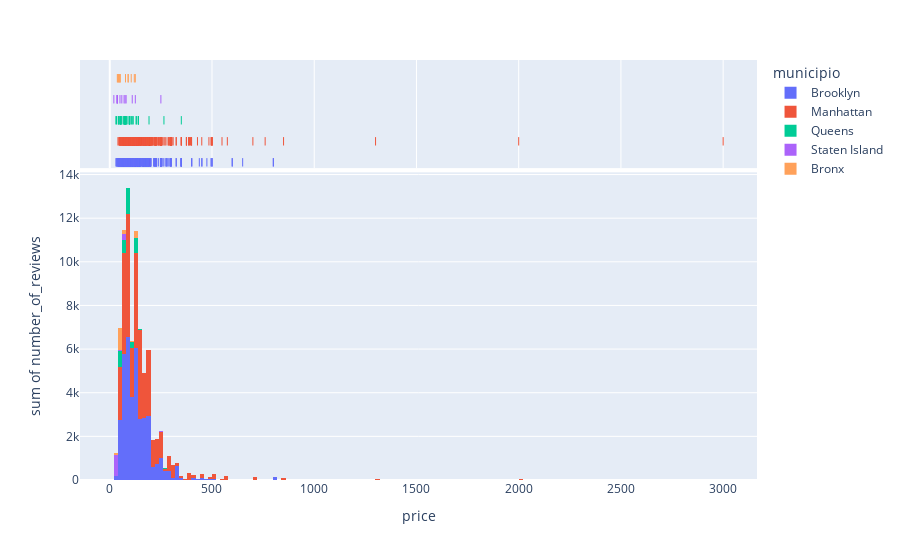

Notebook cell for this chart:
### Code cell
# Airbnb - marginal & y

px.histogram(data_frame = df_airbnb.iloc[:1000, :],
             x          = "price",
             y          = "number_of_reviews", 
             hover_data = ["municipio"],
             color      = "municipio",
             nbins      = 200,
             marginal   = "rug")

### Figure 1 — Plotly figure (JSON) as saved in the notebook; plotly's stock layout.template omitted (floating-point values rounded to 4 significant figures; data arrays with more than 128 entries replaced by an {"elided": "..."} marker saying what was removed)
{"data": [{"alignmentgroup": "True", "bingroup": "x", "histfunc": "sum", "hovertemplate": "municipio=Brooklyn<br>price=%{x}<br>sum of number_of_reviews=%{y}<extra></extra>", "legendgroup": "Brooklyn", "marker": {"color": "#636efa", "pattern": {"shape": ""}}, "name": "Brooklyn", "nbinsx": 200, "offsetgroup": "Brooklyn", "orientation": "v", "showlegend": true, "type": "histogram", "x": {"elided": "470 int values"}, "xaxis": "x", "y": {"elided": "470 int values"}, "yaxis": "y"}, {"alignmentgroup": "True", "boxpoints": "all", "customdata": {"elided": "470x1 str values"}, "fillcolor": "rgba(255,255,255,0)", "hoveron": "points", "hovertemplate": "municipio=%{customdata[0]}<br>price=%{x}<extra></extra>", "jitter": 0, "legendgroup": "Brooklyn", "line": {"color": "rgba(255,255,255,0)"}, "marker": {"color": "#636efa", "symbol": "line-ns-open"}, "name": "Brooklyn", "offsetgroup": "Brooklyn", "showlegend": false, "type": "box", "x": {"elided": "470 int values"}, "xaxis": "x2", "yaxis": "y2"}, {"alignmentgroup": "True", "bingroup": "x", "histfunc": "sum", "hovertemplate": "municipio=Manhattan<br>price=%{x}<br>sum of number_of_reviews=%{y}<extra></extra>", "legendgroup": "Manhattan", "marker": {"color": "#EF553B", "pattern": {"shape": ""}}, "name": "Manhattan", "nbinsx": 200, "offsetgroup": "Manhattan", "orientation": "v", "showlegend": true, "type": "histogram", "x": {"elided": "457 int values"}, "xaxis": "x", "y": {"elided": "457 int values"}, "yaxis": "y"}, {"alignmentgroup": "True", "boxpoints": "all", "customdata": {"elided": "457x1 str values"}, "fillcolor": "rgba(255,255,255,0)", "hoveron": "points", "hovertemplate": "municipio=%{customdata[0]}<br>price=%{x}<extra></extra>", "jitter": 0, "legendgroup": "Manhattan", "line": {"color": "rgba(255,255,255,0)"}, "marker": {"color": "#EF553B", "symbol": "line-ns-open"}, "name": "Manhattan", "offsetgroup": "Manhattan", "showlegend": false, "type": "box", "x": {"elided": "457 int values"}, "xaxis": "x2", "yaxis": "y2"}, {"alignmentgroup": "True", "bingroup": "x", "histfunc": "sum", "hovertemplate": "municipio=Queens<br>price=%{x}<br>sum of number_of_reviews=%{y}<extra></extra>", "legendgroup": "Queens", "marker": {"color": "#00cc96", "pattern": {"shape": ""}}, "name": "Queens", "nbinsx": 200, "offsetgroup": "Queens", "orientation": "v", "showlegend": true, "type": "histogram", "x": [130, 70, 140, 79, 350, 55, 98, 140, 265, 140, 140, 99, 115, 80, 50, 70, 110, 97, 129, 42, 42, 33, 107, 95, 75, 50, 95, 55, 75, 75, 79, 54, 80, 75, 73, 55, 96, 85, 30, 65, 70, 192, 55, 52, 75, 45, 75], "xaxis": "x", "y": [248, 25, 1, 28, 10, 52, 33, 6, 38, 17, 1, 441, 198, 42, 43, 13, 30, 28, 414, 53, 41, 31, 21, 24, 160, 258, 24, 19, 65, 49, 60, 56, 81, 20, 95, 38, 244, 270, 3, 5, 1, 7, 63, 98, 59, 8, 16], "yaxis": "y"}, {"alignmentgroup": "True", "boxpoints": "all", "customdata": [["Queens"], ["Queens"], ["Queens"], ["Queens"], ["Queens"], ["Queens"], ["Queens"], ["Queens"], ["Queens"], ["Queens"], ["Queens"], ["Queens"], ["Queens"], ["Queens"], ["Queens"], ["Queens"], ["Queens"], ["Queens"], ["Queens"], ["Queens"], ["Queens"], ["Queens"], ["Queens"], ["Queens"], ["Queens"], ["Queens"], ["Queens"], ["Queens"], ["Queens"], ["Queens"], ["Queens"], ["Queens"], ["Queens"], ["Queens"], ["Queens"], ["Queens"], ["Queens"], ["Queens"], ["Queens"], ["Queens"], ["Queens"], ["Queens"], ["Queens"], ["Queens"], ["Queens"], ["Queens"], ["Queens"]], "fillcolor": "rgba(255,255,255,0)", "hoveron": "points", "hovertemplate": "municipio=%{customdata[0]}<br>price=%{x}<extra></extra>", "jitter": 0, "legendgroup": "Queens", "line": {"color": "rgba(255,255,255,0)"}, "marker": {"color": "#00cc96", "symbol": "line-ns-open"}, "name": "Queens", "offsetgroup": "Queens", "showlegend": false, "type": "box", "x": [130, 70, 140, 79, 350, 55, 98, 140, 265, 140, 140, 99, 115, 80, 50, 70, 110, 97, 129, 42, 42, 33, 107, 95, 75, 50, 95, 55, 75, 75, 79, 54, 80, 75, 73, 55, 96, 85, 30, 65, 70, 192, 55, 52, 75, 45, 75], "xaxis": "x2", "yaxis": "y2"}, {"alignmentgroup": "True", "bingroup": "x", "histfunc": "sum", "hovertemplate": "municipio=Staten Island<br>price=%{x}<br>sum of number_of_reviews=%{y}<extra></extra>", "legendgroup": "Staten Island", "marker": {"color": "#ab63fa", "pattern": {"shape": ""}}, "name": "Staten Island", "nbinsx": 200, "offsetgroup": "Staten Island", "orientation": "v", "showlegend": true, "type": "histogram", "x": [70, 36, 37, 37, 36, 80, 75, 250, 50, 125, 59, 20, 110], "xaxis": "x", "y": [166, 193, 147, 177, 333, 2, 76, 21, 0, 8, 50, 80, 6], "yaxis": "y"}, {"alignmentgroup": "True", "boxpoints": "all", "customdata": [["Staten Island"], ["Staten Island"], ["Staten Island"], ["Staten Island"], ["Staten Island"], ["Staten Island"], ["Staten Island"], ["Staten Island"], ["Staten Island"], ["Staten Island"], ["Staten Island"], ["Staten Island"], ["Staten Island"]], "fillcolor": "rgba(255,255,255,0)", "hoveron": "points", "hovertemplate": "municipio=%{customdata[0]}<br>price=%{x}<extra></extra>", "jitter": 0, "legendgroup": "Staten Island", "line": {"color": "rgba(255,255,255,0)"}, "marker": {"color": "#ab63fa", "symbol": "line-ns-open"}, "name": "Staten Island", "offsetgroup": "Staten Island", "showlegend": false, "type": "box", "x": [70, 36, 37, 37, 36, 80, 75, 250, 50, 125, 59, 20, 110], "xaxis": "x2", "yaxis": "y2"}, {"alignmentgroup": "True", "bingroup": "x", "histfunc": "sum", "hovertemplate": "municipio=Bronx<br>price=%{x}<br>sum of number_of_reviews=%{y}<extra></extra>", "legendgroup": "Bronx", "marker": {"color": "#FFA15A", "pattern": {"shape": ""}}, "name": "Bronx", "nbinsx": 200, "offsetgroup": "Bronx", "orientation": "v", "showlegend": true, "type": "histogram", "x": [40, 45, 90, 105, 90, 77, 37, 125, 50, 50, 42, 50, 120], "xaxis": "x", "y": [219, 138, 0, 38, 4, 197, 117, 271, 258, 235, 108, 15, 47], "yaxis": "y"}, {"alignmentgroup": "True", "boxpoints": "all", "customdata": [["Bronx"], ["Bronx"], ["Bronx"], ["Bronx"], ["Bronx"], ["Bronx"], ["Bronx"], ["Bronx"], ["Bronx"], ["Bronx"], ["Bronx"], ["Bronx"], ["Bronx"]], "fillcolor": "rgba(255,255,255,0)", "hoveron": "points", "hovertemplate": "municipio=%{customdata[0]}<br>price=%{x}<extra></extra>", "jitter": 0, "legendgroup": "Bronx", "line": {"color": "rgba(255,255,255,0)"}, "marker": {"color": "#FFA15A", "symbol": "line-ns-open"}, "name": "Bronx", "offsetgroup": "Bronx", "showlegend": false, "type": "box", "x": [40, 45, 90, 105, 90, 77, 37, 125, 50, 50, 42, 50, 120], "xaxis": "x2", "yaxis": "y2"}], "layout": {"barmode": "relative", "legend": {"title": {"text": "municipio"}, "tracegroupgap": 0}, "margin": {"t": 60}, "xaxis": {"anchor": "y", "domain": [0, 1], "title": {"text": "price"}}, "xaxis2": {"anchor": "y2", "domain": [0, 1], "matches": "x", "showgrid": true, "showticklabels": false}, "yaxis": {"anchor": "x", "domain": [0, 0.7326], "title": {"text": "sum of number_of_reviews"}}, "yaxis2": {"anchor": "x2", "domain": [0.7426, 1], "matches": "y2", "showgrid": false, "showline": false, "showticklabels": false, "ticks": ""}}}
